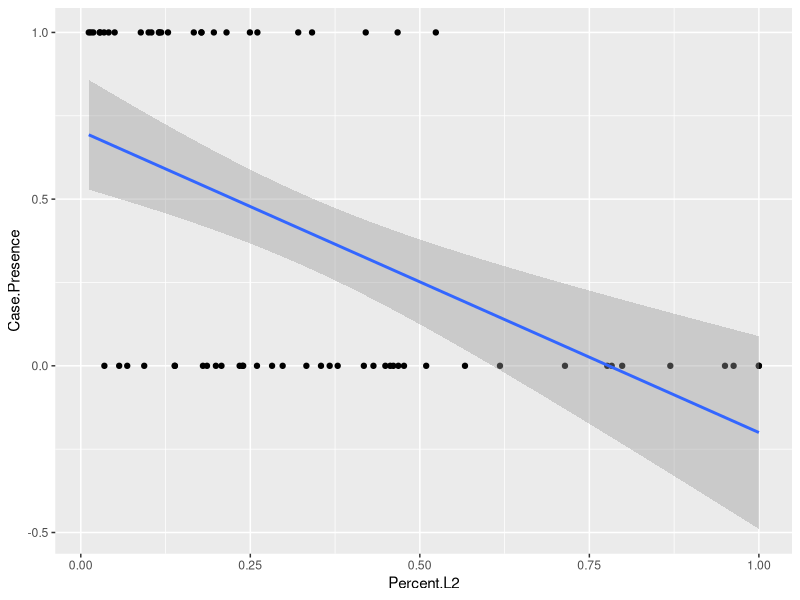
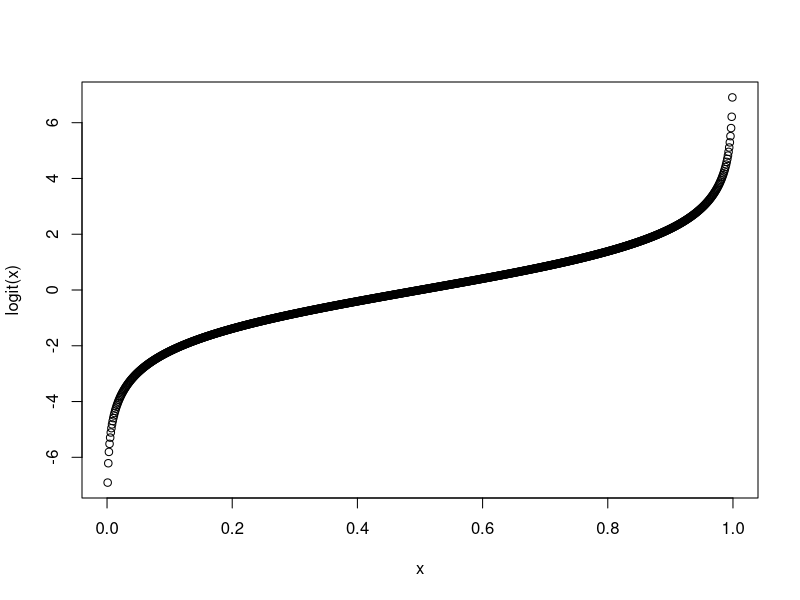
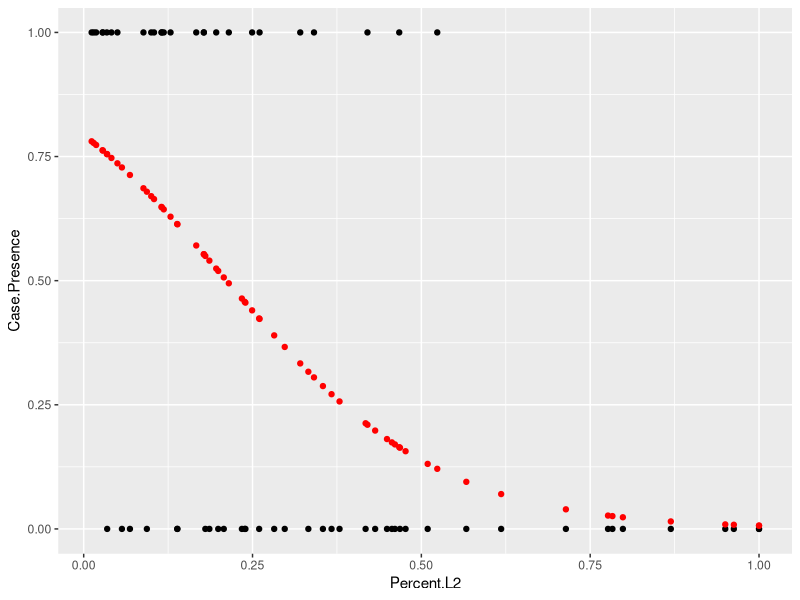
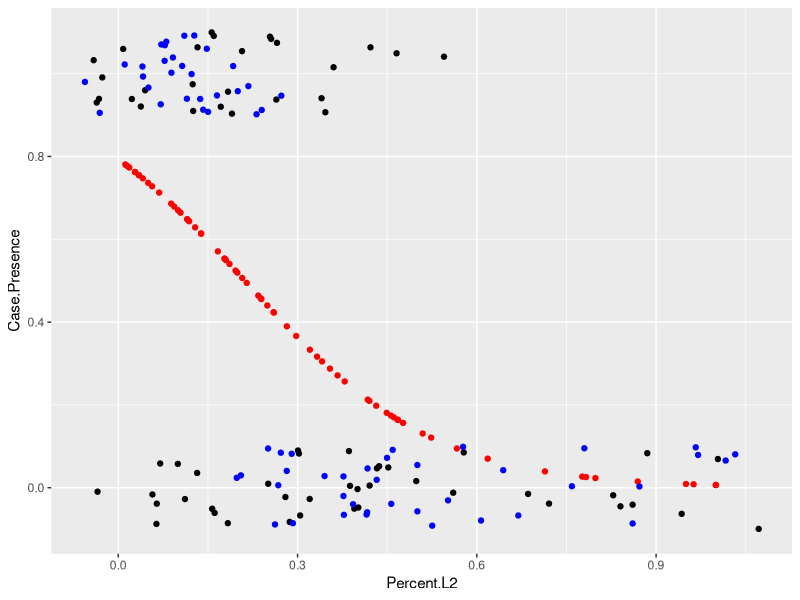

Here is the R script that generated these plots, in order:
## ---- chunk 1
library(tidyverse)
d = read_csv("../pset3/Case_L2.csv")
d$LogL1 = log(d$L1.Estimate + 1)
d$LogL2 = log(d$L2.Estimate + 1)
summary(d$Case.Presence)

head(d)


ggplot(d, aes(x=Percent.L2, y=Case.Presence)) +
  geom_point() + 
  geom_smooth(method=lm)


logit = function(p) {log(p) - log(1-p)}
logistic = function(x) {1/(1 + exp(-x))}
## ---- chunk 2
p = .5
log(.5) - log(1 - .5)
log(.99) - log(.01)
log(.99) - log(.01)

x = seq(0, 1, .001)
plot(x, logit(x))


logit(.7)
logistic(.847)

l.logistic = glm(data=d, Case.Presence ~ Percent.L2, family="binomial")
summary(l.logistic)

# predict: presence of case when there are 50% L2 speakers
1.345 + -6.355 * .5
logistic(1.345 + -6.355 * .5)

d$Prediction = logistic(predict(l.logistic))
d$Prediction.Binary = as.integer(d$Prediction > 0.5)

ggplot(d, aes(x=Percent.L2, y=Case.Presence)) + geom_point() +
  geom_point(data=d, aes(x=Percent.L2, y=Prediction), colour="red") 


ggplot(d, aes(x=Percent.L2, y=Case.Presence)) + geom_jitter(width=.1, height=.1) +
  geom_point(data=d, aes(x=Percent.L2, y=Prediction), colour="red")  +
  geom_jitter(data=d, aes(x=Percent.L2, y=Prediction.Binary), 
              colour="blue", width=.1, height=.1)  


summary(l.logistic)

## ---- chunk 3
group_by(d, Stock) %>%
  summarise(m=mean(Case.Presence))

nrow(d)


l.logistic.stock = glm(data=d, Case.Presence ~ Percent.L2 +
                         Stock, family="binomial")
summary(l.logistic.stock)

d$Predict.stock = predict(l.logistic.stock)

filter(d, Stock == "Mande")

mean(d$Case.Presence)

filter(d, Stock == "Austronesian")

rbinom(7, 1, .4)

## ---- chunk 4
library(lme4)
head(d)

group_by(d, Region) %>%
  summarise(m=mean(Case.Presence), n=n()) %>%
  arrange(-m)

gl = glmer(family="binomial", data=d,
      Case.Presence ~ Percent.L2 + (1|Stock) + (1|Region))
summary(gl)
